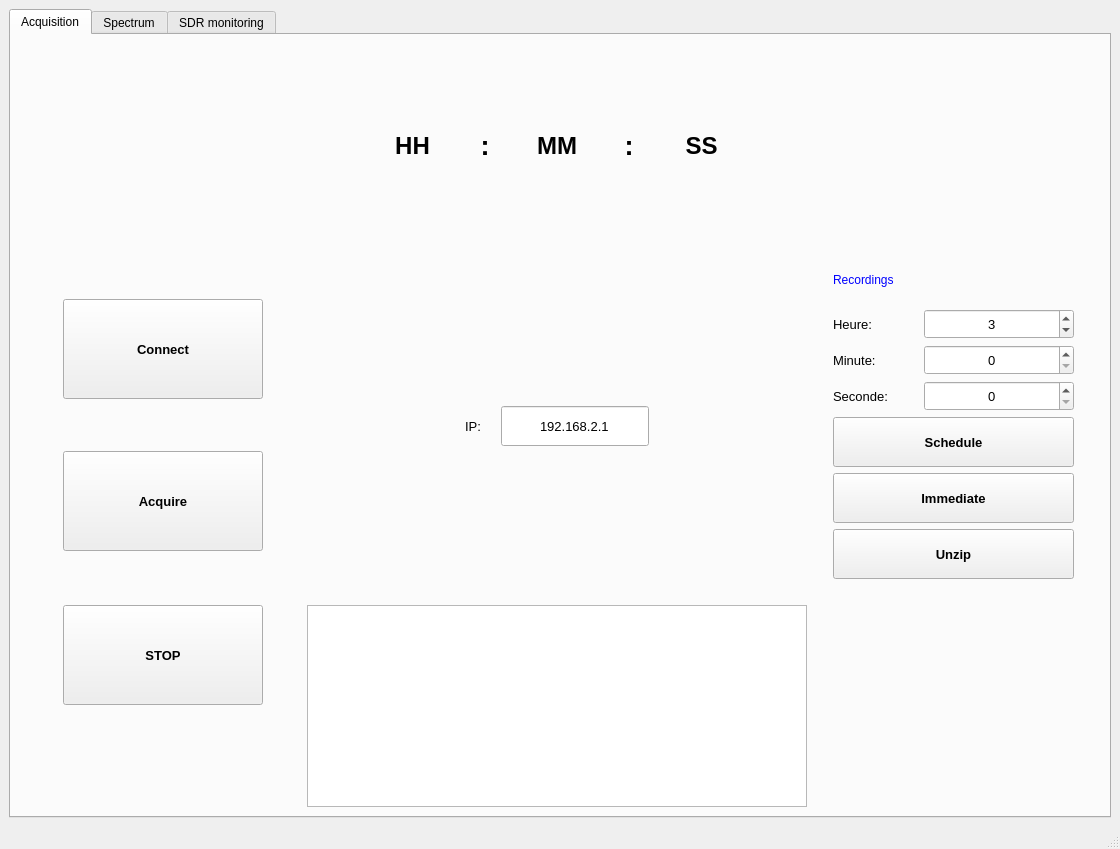
<?xml version="1.0" encoding="UTF-8"?>
<ui version="4.0">
 <class>MainWindow</class>
 <widget class="QMainWindow" name="MainWindow">
  <property name="geometry">
   <rect>
    <x>0</x>
    <y>0</y>
    <width>1120</width>
    <height>849</height>
   </rect>
  </property>
  <property name="windowTitle">
   <string>MainWindow</string>
  </property>
  <property name="iconSize">
   <size>
    <width>5</width>
    <height>30</height>
   </size>
  </property>
  <widget class="QWidget" name="centralwidget">
   <layout class="QGridLayout" name="gridLayout_3">
    <item row="1" column="0">
     <widget class="QTabWidget" name="Notebook">
      <property name="currentIndex">
       <number>0</number>
      </property>
      <widget class="QWidget" name="Acquisition">
       <attribute name="title">
        <string>Acquisition</string>
       </attribute>
       <layout class="QGridLayout" name="gridLayout">
        <item row="0" column="0" rowspan="3" colspan="2">
         <layout class="QGridLayout" name="recording">
          <property name="sizeConstraint">
           <enum>QLayout::SetMaximumSize</enum>
          </property>
          <item row="0" column="3">
           <layout class="QHBoxLayout" name="horizontalLayout_5">
            <item>
             <spacer name="verticalSpacer_2">
              <property name="orientation">
               <enum>Qt::Vertical</enum>
              </property>
              <property name="sizeHint" stdset="0">
               <size>
                <width>20</width>
                <height>40</height>
               </size>
              </property>
             </spacer>
            </item>
            <item>
             <spacer name="horizontalSpacer_7">
              <property name="orientation">
               <enum>Qt::Horizontal</enum>
              </property>
              <property name="sizeHint" stdset="0">
               <size>
                <width>40</width>
                <height>20</height>
               </size>
              </property>
             </spacer>
            </item>
           </layout>
          </item>
          <item row="0" column="0">
           <widget class="QFrame" name="frame_5">
            <property name="frameShape">
             <enum>QFrame::StyledPanel</enum>
            </property>
            <property name="frameShadow">
             <enum>QFrame::Raised</enum>
            </property>
           </widget>
          </item>
          <item row="0" column="4">
           <widget class="QFrame" name="frame_6">
            <property name="frameShape">
             <enum>QFrame::StyledPanel</enum>
            </property>
            <property name="frameShadow">
             <enum>QFrame::Raised</enum>
            </property>
           </widget>
          </item>
          <item row="1" column="3">
           <layout class="QGridLayout" name="gridLayout_4">
            <property name="leftMargin">
             <number>20</number>
            </property>
            <property name="topMargin">
             <number>20</number>
            </property>
            <property name="rightMargin">
             <number>20</number>
            </property>
            <property name="bottomMargin">
             <number>20</number>
            </property>
            <item row="2" column="0">
             <layout class="QHBoxLayout" name="horizontalLayout_7">
              <item>
               <widget class="QLabel" name="label_6">
                <property name="minimumSize">
                 <size>
                  <width>30</width>
                  <height>0</height>
                 </size>
                </property>
                <property name="font">
                 <font>
                  <pointsize>10</pointsize>
                 </font>
                </property>
                <property name="text">
                 <string>Minute:</string>
                </property>
               </widget>
              </item>
              <item>
               <spacer name="horizontalSpacer_5">
                <property name="orientation">
                 <enum>Qt::Horizontal</enum>
                </property>
                <property name="sizeHint" stdset="0">
                 <size>
                  <width>20</width>
                  <height>20</height>
                 </size>
                </property>
               </spacer>
              </item>
              <item>
               <widget class="QSpinBox" name="inputTimer_minute">
                <property name="sizePolicy">
                 <sizepolicy hsizetype="Minimum" vsizetype="Fixed">
                  <horstretch>1</horstretch>
                  <verstretch>0</verstretch>
                 </sizepolicy>
                </property>
                <property name="minimumSize">
                 <size>
                  <width>150</width>
                  <height>30</height>
                 </size>
                </property>
                <property name="maximumSize">
                 <size>
                  <width>150</width>
                  <height>16777215</height>
                 </size>
                </property>
                <property name="font">
                 <font>
                  <pointsize>10</pointsize>
                 </font>
                </property>
                <property name="alignment">
                 <set>Qt::AlignCenter</set>
                </property>
               </widget>
              </item>
             </layout>
            </item>
            <item row="1" column="0">
             <layout class="QHBoxLayout" name="horizontalLayout_6">
              <item>
               <widget class="QLabel" name="label">
                <property name="sizePolicy">
                 <sizepolicy hsizetype="Minimum" vsizetype="Preferred">
                  <horstretch>0</horstretch>
                  <verstretch>0</verstretch>
                 </sizepolicy>
                </property>
                <property name="minimumSize">
                 <size>
                  <width>10</width>
                  <height>0</height>
                 </size>
                </property>
                <property name="font">
                 <font>
                  <pointsize>10</pointsize>
                  <weight>50</weight>
                  <bold>false</bold>
                 </font>
                </property>
                <property name="text">
                 <string>Heure:</string>
                </property>
               </widget>
              </item>
              <item>
               <spacer name="horizontalSpacer_4">
                <property name="orientation">
                 <enum>Qt::Horizontal</enum>
                </property>
                <property name="sizeHint" stdset="0">
                 <size>
                  <width>20</width>
                  <height>20</height>
                 </size>
                </property>
               </spacer>
              </item>
              <item>
               <widget class="QSpinBox" name="inputTimer_heure">
                <property name="sizePolicy">
                 <sizepolicy hsizetype="Minimum" vsizetype="Fixed">
                  <horstretch>1</horstretch>
                  <verstretch>0</verstretch>
                 </sizepolicy>
                </property>
                <property name="minimumSize">
                 <size>
                  <width>0</width>
                  <height>30</height>
                 </size>
                </property>
                <property name="maximumSize">
                 <size>
                  <width>150</width>
                  <height>16777215</height>
                 </size>
                </property>
                <property name="font">
                 <font>
                  <pointsize>10</pointsize>
                 </font>
                </property>
                <property name="alignment">
                 <set>Qt::AlignCenter</set>
                </property>
                <property name="value">
                 <number>3</number>
                </property>
               </widget>
              </item>
             </layout>
            </item>
            <item row="3" column="0">
             <layout class="QHBoxLayout" name="horizontalLayout_8">
              <item>
               <widget class="QLabel" name="label_7">
                <property name="sizePolicy">
                 <sizepolicy hsizetype="Preferred" vsizetype="Preferred">
                  <horstretch>0</horstretch>
                  <verstretch>1</verstretch>
                 </sizepolicy>
                </property>
                <property name="font">
                 <font>
                  <pointsize>10</pointsize>
                 </font>
                </property>
                <property name="text">
                 <string>Seconde:</string>
                </property>
               </widget>
              </item>
              <item>
               <spacer name="horizontalSpacer_6">
                <property name="orientation">
                 <enum>Qt::Horizontal</enum>
                </property>
                <property name="sizeHint" stdset="0">
                 <size>
                  <width>30</width>
                  <height>20</height>
                 </size>
                </property>
               </spacer>
              </item>
              <item>
               <widget class="QSpinBox" name="inputTimer_seconde">
                <property name="sizePolicy">
                 <sizepolicy hsizetype="Minimum" vsizetype="Fixed">
                  <horstretch>1</horstretch>
                  <verstretch>0</verstretch>
                 </sizepolicy>
                </property>
                <property name="minimumSize">
                 <size>
                  <width>150</width>
                  <height>30</height>
                 </size>
                </property>
                <property name="maximumSize">
                 <size>
                  <width>150</width>
                  <height>16777215</height>
                 </size>
                </property>
                <property name="font">
                 <font>
                  <pointsize>10</pointsize>
                 </font>
                </property>
                <property name="alignment">
                 <set>Qt::AlignCenter</set>
                </property>
               </widget>
              </item>
             </layout>
            </item>
            <item row="0" column="0">
             <widget class="QLabel" name="label_3">
              <property name="minimumSize">
               <size>
                <width>0</width>
                <height>30</height>
               </size>
              </property>
              <property name="styleSheet">
               <string notr="true">color: blue;</string>
              </property>
              <property name="text">
               <string>Recordings</string>
              </property>
              <property name="alignment">
               <set>Qt::AlignLeading|Qt::AlignLeft|Qt::AlignTop</set>
              </property>
             </widget>
            </item>
            <item row="4" column="0">
             <widget class="QPushButton" name="ScheduleButton">
              <property name="sizePolicy">
               <sizepolicy hsizetype="Minimum" vsizetype="Minimum">
                <horstretch>0</horstretch>
                <verstretch>0</verstretch>
               </sizepolicy>
              </property>
              <property name="minimumSize">
               <size>
                <width>25</width>
                <height>50</height>
               </size>
              </property>
              <property name="maximumSize">
               <size>
                <width>16777215</width>
                <height>50</height>
               </size>
              </property>
              <property name="font">
               <font>
                <pointsize>10</pointsize>
                <weight>75</weight>
                <bold>true</bold>
               </font>
              </property>
              <property name="text">
               <string>Schedule</string>
              </property>
             </widget>
            </item>
            <item row="7" column="0">
             <widget class="QPushButton" name="UnzipButton">
              <property name="sizePolicy">
               <sizepolicy hsizetype="Minimum" vsizetype="Minimum">
                <horstretch>0</horstretch>
                <verstretch>0</verstretch>
               </sizepolicy>
              </property>
              <property name="minimumSize">
               <size>
                <width>25</width>
                <height>50</height>
               </size>
              </property>
              <property name="maximumSize">
               <size>
                <width>500</width>
                <height>50</height>
               </size>
              </property>
              <property name="font">
               <font>
                <pointsize>10</pointsize>
                <weight>75</weight>
                <bold>true</bold>
               </font>
              </property>
              <property name="text">
               <string>Unzip</string>
              </property>
             </widget>
            </item>
            <item row="5" column="0">
             <widget class="QPushButton" name="ImmediateRecordingButton">
              <property name="minimumSize">
               <size>
                <width>0</width>
                <height>50</height>
               </size>
              </property>
              <property name="font">
               <font>
                <pointsize>10</pointsize>
                <weight>75</weight>
                <bold>true</bold>
               </font>
              </property>
              <property name="text">
               <string>Immediate</string>
              </property>
             </widget>
            </item>
           </layout>
          </item>
          <item row="0" column="2">
           <layout class="QHBoxLayout" name="horizontalLayout">
            <item>
             <widget class="QLabel" name="label_9">
              <property name="styleSheet">
               <string notr="true">background-color: rgba(255, 255, 255, 0);</string>
              </property>
              <property name="text">
               <string/>
              </property>
             </widget>
            </item>
            <item>
             <widget class="QLabel" name="outputTimer_heure">
              <property name="font">
               <font>
                <pointsize>18</pointsize>
                <weight>75</weight>
                <bold>true</bold>
               </font>
              </property>
              <property name="focusPolicy">
               <enum>Qt::NoFocus</enum>
              </property>
              <property name="text">
               <string>HH</string>
              </property>
              <property name="alignment">
               <set>Qt::AlignCenter</set>
              </property>
             </widget>
            </item>
            <item>
             <widget class="QLabel" name="label_4">
              <property name="font">
               <font>
                <pointsize>20</pointsize>
                <weight>75</weight>
                <bold>true</bold>
               </font>
              </property>
              <property name="accessibleName">
               <string notr="true"/>
              </property>
              <property name="text">
               <string>:</string>
              </property>
              <property name="alignment">
               <set>Qt::AlignCenter</set>
              </property>
             </widget>
            </item>
            <item>
             <widget class="QLabel" name="outputTimer_minute">
              <property name="font">
               <font>
                <pointsize>18</pointsize>
                <weight>75</weight>
                <bold>true</bold>
               </font>
              </property>
              <property name="focusPolicy">
               <enum>Qt::NoFocus</enum>
              </property>
              <property name="text">
               <string>MM</string>
              </property>
              <property name="alignment">
               <set>Qt::AlignCenter</set>
              </property>
             </widget>
            </item>
            <item>
             <widget class="QLabel" name="label_5">
              <property name="font">
               <font>
                <pointsize>20</pointsize>
                <weight>75</weight>
                <bold>true</bold>
               </font>
              </property>
              <property name="text">
               <string>:</string>
              </property>
              <property name="alignment">
               <set>Qt::AlignCenter</set>
              </property>
              <property name="indent">
               <number>0</number>
              </property>
             </widget>
            </item>
            <item>
             <widget class="QLabel" name="outputTimer_seconde">
              <property name="font">
               <font>
                <pointsize>18</pointsize>
                <weight>75</weight>
                <bold>true</bold>
               </font>
              </property>
              <property name="focusPolicy">
               <enum>Qt::NoFocus</enum>
              </property>
              <property name="text">
               <string>SS</string>
              </property>
              <property name="alignment">
               <set>Qt::AlignCenter</set>
              </property>
             </widget>
            </item>
            <item>
             <widget class="QLabel" name="label_8">
              <property name="styleSheet">
               <string notr="true">background-color: rgba(255, 255, 255, 0);</string>
              </property>
              <property name="text">
               <string/>
              </property>
             </widget>
            </item>
           </layout>
          </item>
          <item row="1" column="1">
           <layout class="QVBoxLayout" name="verticalLayout">
            <item>
             <layout class="QHBoxLayout" name="horizontalLayout_2">
              <property name="sizeConstraint">
               <enum>QLayout::SetNoConstraint</enum>
              </property>
              <item>
               <widget class="QPushButton" name="ConnectButton">
                <property name="sizePolicy">
                 <sizepolicy hsizetype="Maximum" vsizetype="Preferred">
                  <horstretch>0</horstretch>
                  <verstretch>0</verstretch>
                 </sizepolicy>
                </property>
                <property name="minimumSize">
                 <size>
                  <width>0</width>
                  <height>0</height>
                 </size>
                </property>
                <property name="maximumSize">
                 <size>
                  <width>200</width>
                  <height>100</height>
                 </size>
                </property>
                <property name="font">
                 <font>
                  <pointsize>10</pointsize>
                  <weight>75</weight>
                  <bold>true</bold>
                 </font>
                </property>
                <property name="text">
                 <string>Connect</string>
                </property>
               </widget>
              </item>
             </layout>
            </item>
            <item>
             <layout class="QHBoxLayout" name="horizontalLayout_3">
              <property name="spacing">
               <number>4</number>
              </property>
              <property name="sizeConstraint">
               <enum>QLayout::SetMinAndMaxSize</enum>
              </property>
              <item>
               <widget class="QPushButton" name="AcquireButton">
                <property name="minimumSize">
                 <size>
                  <width>0</width>
                  <height>0</height>
                 </size>
                </property>
                <property name="maximumSize">
                 <size>
                  <width>200</width>
                  <height>100</height>
                 </size>
                </property>
                <property name="font">
                 <font>
                  <pointsize>10</pointsize>
                  <weight>75</weight>
                  <bold>true</bold>
                 </font>
                </property>
                <property name="text">
                 <string>Acquire</string>
                </property>
               </widget>
              </item>
             </layout>
            </item>
           </layout>
          </item>
          <item row="0" column="1">
           <spacer name="horizontalSpacer_3">
            <property name="orientation">
             <enum>Qt::Horizontal</enum>
            </property>
            <property name="sizeHint" stdset="0">
             <size>
              <width>40</width>
              <height>60</height>
             </size>
            </property>
           </spacer>
          </item>
          <item row="2" column="3">
           <layout class="QHBoxLayout" name="horizontalLayout_4">
            <item>
             <spacer name="verticalSpacer">
              <property name="orientation">
               <enum>Qt::Vertical</enum>
              </property>
              <property name="sizeHint" stdset="0">
               <size>
                <width>20</width>
                <height>40</height>
               </size>
              </property>
             </spacer>
            </item>
            <item>
             <spacer name="horizontalSpacer">
              <property name="orientation">
               <enum>Qt::Horizontal</enum>
              </property>
              <property name="sizeHint" stdset="0">
               <size>
                <width>40</width>
                <height>20</height>
               </size>
              </property>
             </spacer>
            </item>
           </layout>
          </item>
          <item row="2" column="2">
           <layout class="QGridLayout" name="gridLayout_2">
            <item row="0" column="0">
             <widget class="QPlainTextEdit" name="Log1">
              <property name="minimumSize">
               <size>
                <width>500</width>
                <height>0</height>
               </size>
              </property>
             </widget>
            </item>
           </layout>
          </item>
          <item row="1" column="2">
           <layout class="QGridLayout" name="gridLayout_5">
            <property name="leftMargin">
             <number>10</number>
            </property>
            <property name="rightMargin">
             <number>10</number>
            </property>
            <property name="spacing">
             <number>20</number>
            </property>
            <item row="0" column="4">
             <layout class="QVBoxLayout" name="verticalLayout_3">
              <item>
               <spacer name="verticalSpacer_4">
                <property name="orientation">
                 <enum>Qt::Vertical</enum>
                </property>
                <property name="sizeHint" stdset="0">
                 <size>
                  <width>20</width>
                  <height>40</height>
                 </size>
                </property>
               </spacer>
              </item>
              <item>
               <spacer name="horizontalSpacer_2">
                <property name="orientation">
                 <enum>Qt::Horizontal</enum>
                </property>
                <property name="sizeHint" stdset="0">
                 <size>
                  <width>40</width>
                  <height>20</height>
                 </size>
                </property>
               </spacer>
              </item>
             </layout>
            </item>
            <item row="0" column="1">
             <widget class="QLabel" name="label_2">
              <property name="font">
               <font>
                <pointsize>10</pointsize>
                <weight>50</weight>
                <bold>false</bold>
               </font>
              </property>
              <property name="text">
               <string>IP:</string>
              </property>
             </widget>
            </item>
            <item row="0" column="2">
             <widget class="QLineEdit" name="ip_input">
              <property name="minimumSize">
               <size>
                <width>0</width>
                <height>40</height>
               </size>
              </property>
              <property name="maximumSize">
               <size>
                <width>200</width>
                <height>16777215</height>
               </size>
              </property>
              <property name="font">
               <font>
                <pointsize>10</pointsize>
                <weight>50</weight>
                <bold>false</bold>
               </font>
              </property>
              <property name="text">
               <string>192.168.2.1</string>
              </property>
              <property name="alignment">
               <set>Qt::AlignCenter</set>
              </property>
             </widget>
            </item>
            <item row="0" column="0">
             <spacer name="horizontalSpacer_8">
              <property name="orientation">
               <enum>Qt::Horizontal</enum>
              </property>
              <property name="sizeHint" stdset="0">
               <size>
                <width>40</width>
                <height>20</height>
               </size>
              </property>
             </spacer>
            </item>
           </layout>
          </item>
          <item row="2" column="1">
           <layout class="QGridLayout" name="gridLayout_6">
            <item row="0" column="0">
             <widget class="QPushButton" name="STOPbutton">
              <property name="sizePolicy">
               <sizepolicy hsizetype="Minimum" vsizetype="Minimum">
                <horstretch>0</horstretch>
                <verstretch>0</verstretch>
               </sizepolicy>
              </property>
              <property name="minimumSize">
               <size>
                <width>200</width>
                <height>100</height>
               </size>
              </property>
              <property name="maximumSize">
               <size>
                <width>200</width>
                <height>100</height>
               </size>
              </property>
              <property name="font">
               <font>
                <pointsize>10</pointsize>
                <weight>75</weight>
                <bold>true</bold>
               </font>
              </property>
              <property name="text">
               <string>STOP</string>
              </property>
             </widget>
            </item>
            <item row="1" column="0">
             <spacer name="verticalSpacer_3">
              <property name="orientation">
               <enum>Qt::Vertical</enum>
              </property>
              <property name="sizeHint" stdset="0">
               <size>
                <width>20</width>
                <height>40</height>
               </size>
              </property>
             </spacer>
            </item>
           </layout>
          </item>
         </layout>
        </item>
       </layout>
      </widget>
      <widget class="QWidget" name="Spectrum">
       <attribute name="title">
        <string>Spectrum</string>
       </attribute>
      </widget>
      <widget class="QWidget" name="Monitoring">
       <attribute name="title">
        <string>SDR monitoring</string>
       </attribute>
      </widget>
     </widget>
    </item>
   </layout>
  </widget>
  <widget class="QMenuBar" name="menubar">
   <property name="geometry">
    <rect>
     <x>0</x>
     <y>0</y>
     <width>1120</width>
     <height>26</height>
    </rect>
   </property>
  </widget>
  <widget class="QStatusBar" name="statusbar"/>
 </widget>
 <resources/>
 <connections/>
</ui>
